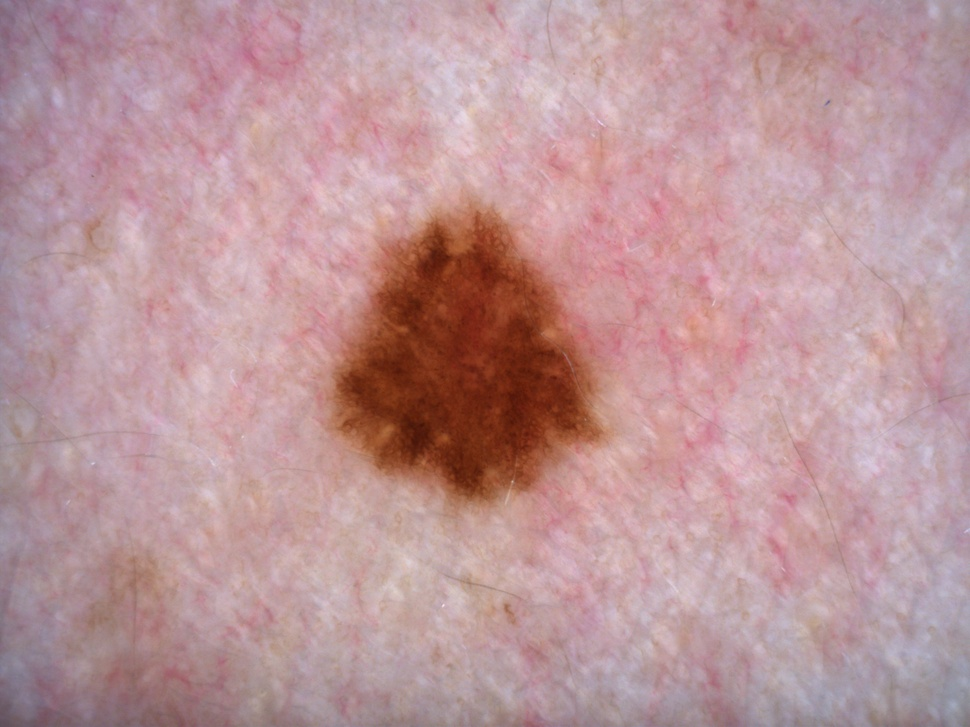
#> input picture 26.jpg, 970 x 727 px, shrunk from 2560 x 1920 before the run
$ python -i one_globules_more_than_one_color_melanin.py   (imports and definitions only)
#> lines starting #> are read from the running program, lines starting #| are printed output that depends on the picture; after the words box and inside, x2 and y2 are one past the last pixel; in counts of white or black regions, pixels touching at a corner belong together
import cv2
import numpy as np
from math import sin, cos
from joblib import load

# [1 line not run here, left out]

def preprocess_image(img):
    hsv = cv2.cvtColor(img, cv2.COLOR_BGR2HSV)
    h_channel = cv2.split(hsv)[0]
    kernel = np.ones((17, 17), np.uint8)
    thresh = cv2.morphologyEx(cv2.threshold(h_channel, 20, 255, cv2.THRESH_BINARY_INV)[1], cv2.MORPH_OPEN, kernel)
    mask = cv2.morphologyEx(thresh, cv2.MORPH_CLOSE, kernel)
    return mask

def extract_nevus(img, mask):
    img_BGRA = cv2.cvtColor(img, cv2.COLOR_BGR2BGRA)
    masked = cv2.bitwise_and(img_BGRA, img_BGRA, mask=mask)
    masked[mask < 2] = [0, 0, 0, 0]
    background = cv2.GaussianBlur(img, (65, 65), 0)
    background_BGRA = cv2.cvtColor(background, cv2.COLOR_BGR2BGRA)
    return cv2.add(background_BGRA, masked)

def find_globule_centers(img, mask):
    src = cv2.morphologyEx(cv2.cvtColor(img, cv2.COLOR_BGR2GRAY), cv2.MORPH_BLACKHAT, np.ones((50, 50), np.uint8))
    kernel = np.ones((7, 7), np.uint8)
    byte = cv2.morphologyEx(cv2.threshold(src, 20, 255, cv2.THRESH_BINARY)[1], cv2.MORPH_OPEN, kernel)
    byte = cv2.morphologyEx(byte, cv2.MORPH_CLOSE, kernel)
    canny = cv2.Canny(byte, 30, 150)
    img_cnt = cv2.dilate(canny, (1, 1), iterations=0)
    contours, _ = cv2.findContours(img_cnt, cv2.RETR_EXTERNAL, cv2.CHAIN_APPROX_NONE)
    contours = [cnt for cnt in contours if cv2.contourArea(cnt) > 100]
    x_array, y_array = [], []
    for cnt in contours:
        ((x, y), _) = cv2.minEnclosingCircle(cnt)
        x_array.append(x)
        y_array.append(y)
    return x_array, y_array

def find_nevus_center_and_area(mask):
    square = cv2.countNonZero(mask)
    moments = cv2.moments(mask)
    if moments["m00"] > 0:
        x = int(moments["m10"] / moments["m00"])
        y = int(moments["m01"] / moments["m00"])
    else:
        x, y = mask.shape[1] // 2, mask.shape[0] // 2
    return x, y, square

def align_object(mask):
    moments = cv2.moments(mask)
    mu02 = moments['mu02']
    mu11 = moments['mu11']
    mu20 = moments['mu20']
    cov_matrix = np.array([[mu20, mu11], [mu11, mu02]])
    _, eigenvectors = np.linalg.eigh(cov_matrix)
    angle = np.arctan2(eigenvectors[1, 1], eigenvectors[0, 1])
    return angle

def align_arrays(x_array, y_array, angle):
    cos_a, sin_a = cos(angle), sin(angle)
    al_array_x = [x / cos_a - y / sin_a for x, y in zip(x_array, y_array)]
    al_array_y = [y / cos_a + x / sin_a for x, y in zip(x_array, y_array)]
    return al_array_x, al_array_y

def color_ratio(img, center, axis, x_array, y_array):
    b, g, r = cv2.split(img)
    channels = [b, g, r]
    ratios = []
    for channel in channels:
        total_sum = sum(channel[int(y), int(x)] for x, y in zip(x_array, y_array))
        part_sum = sum(channel[int(y), int(x)] for x, y in zip(x_array, y_array) if (y > center if axis == 'y' else x > center))
        ratios.append(part_sum / total_sum if total_sum > 0 else 0)
    return ratios

def standard_deviation(x_0, y_0, x_array, y_array):
    lst_std_xpos_y = [y for x, y in zip(x_array, y_array) if x > x_0]
    lst_std_xneg_y = [y for x, y in zip(x_array, y_array) if x <= x_0]
    lst_std_xpos_x = [x for x, y in zip(x_array, y_array) if x > x_0]
    lst_std_xneg_x = [x for x, y in zip(x_array, y_array) if x <= x_0]
    lst_std_ypos_y = [y for x, y in zip(x_array, y_array) if y > y_0]
    lst_std_yneg_y = [y for x, y in zip(x_array, y_array) if y <= y_0]
    lst_std_ypos_x = [x for x, y in zip(x_array, y_array) if y > y_0]
    lst_std_yneg_x = [x for x, y in zip(x_array, y_array) if y <= y_0]
    s1 = np.std(lst_std_ypos_x) / np.std(lst_std_yneg_x) if np.std(lst_std_yneg_x) != 0 else 0.0
    s2 = np.std(lst_std_ypos_y) / np.std(lst_std_yneg_y) if np.std(lst_std_yneg_y) != 0 else 0.0
    s3 = np.std(lst_std_xpos_x) / np.std(lst_std_xneg_x) if np.std(lst_std_xneg_x) != 0 else 0.0
    s4 = np.std(lst_std_xpos_y) / np.std(lst_std_xneg_y) if np.std(lst_std_xneg_y) != 0 else 0.0
    return s1, s2, s3, s4

def get_image_features(img: np.ndarray) -> dict:
    mask = preprocess_image(img)
    nevus = extract_nevus(img, mask)
    x_array, y_array = find_globule_centers(nevus, mask)
    x_0, y_0, square = find_nevus_center_and_area(mask)
    angle = align_object(mask)
    al_x_array, al_y_array = align_arrays(x_array, y_array, angle)
    al_x_0, al_y_0 = align_arrays([x_0], [y_0], angle)
    al_x_0, al_y_0 = al_x_0[0], al_y_0[0]  # Extract the values from the lists
    features = {}
    features['average_x'] = np.mean(np.abs(np.array(al_x_array) - al_x_0))
    features['average_y'] = np.mean(np.abs(np.array(al_y_array) - al_y_0))
    features['red_x'], features['green_x'], features['blue_x'] = color_ratio(img, y_0, 'x', x_array, y_array)
    features['red_y'], features['green_y'], features['blue_y'] = color_ratio(img, x_0, 'y', x_array, y_array)
    features['std_1'], features['std_2'], features['std_3'], features['std_4'] = standard_deviation(al_x_0, al_y_0, al_x_array, al_y_array)
    return features

def main(img: np.ndarray):
    features = get_image_features(img)
    pred = clf.predict([list(features.values())])
    if pred == 0:
        return 'АСИММЕТРИЧНОЕ РАСПОЛОЖЕНИЕ ГЛОБУЛ'
    if pred == 1:
        return 'СИММЕТРИЧНОЕ РАСПОЛОЖЕНИЕ ГЛОБУЛ'

# [5 lines not run here, left out]

>>> import cv2
>>> picture = cv2.imread('26.jpg')
#> picture is the input picture: shape (727, 970, 3); mean B, G, R 153.2, 149.4, 187.2
>>> result = get_image_features(picture)
#> in preprocess_image, `hsv = cv2.cvtColor(img, cv2.COLOR_BGR2HSV)`: hsv: shape (727, 970, 3); mean H, S, V 128, 58.5, 187.3
#> in preprocess_image, `h_channel = cv2.split(hsv)[0]`:
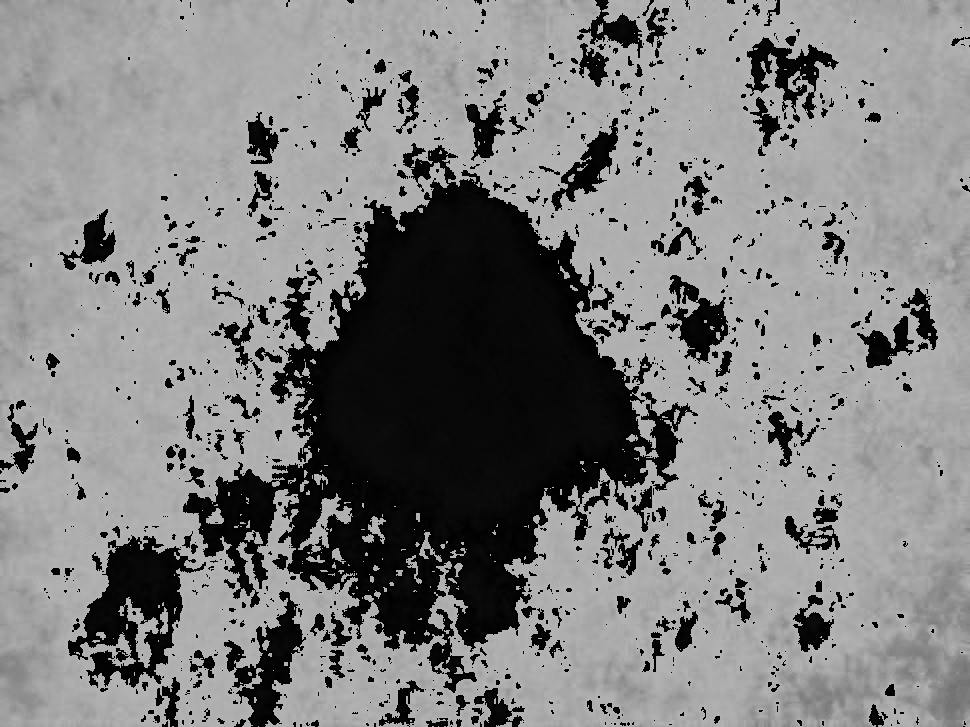
#> h_channel: shape (727, 970); min 0, max 179, mean 128
#> in preprocess_image, `thresh = cv2.morphologyEx(cv2.threshold(h_channel, 20, 255, cv2.THRESH..`:
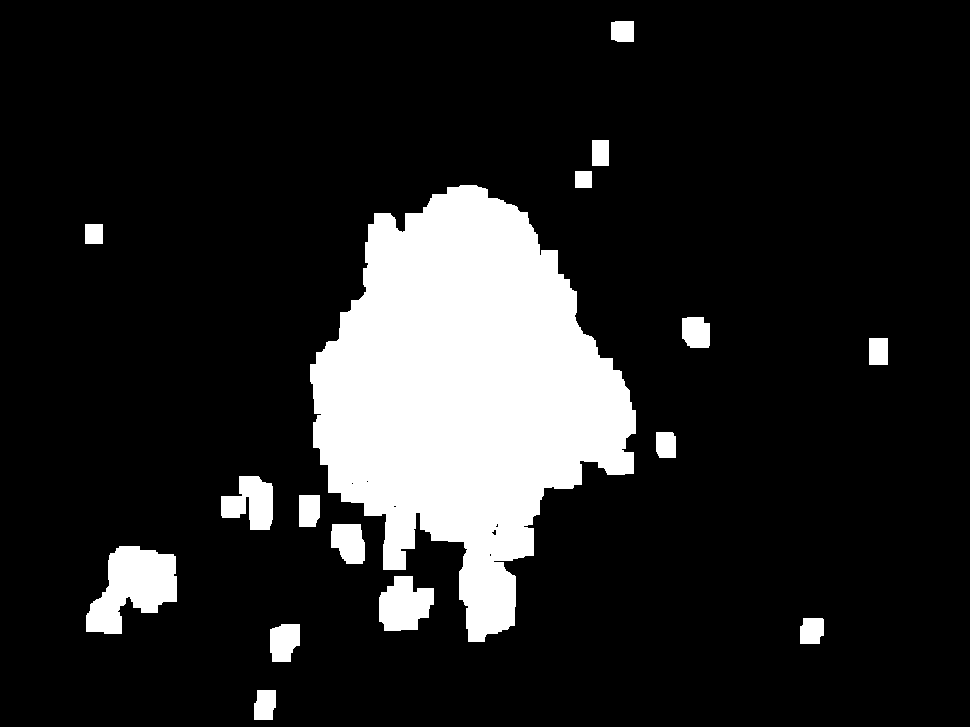
#> thresh: shape (727, 970); 14.6% white; 16 white regions, largest, box (x1, y1, x2, y2) and area: (310, 185, 636, 642) 86544, (86, 546, 177, 634) 4911, (379, 576, 434, 631) 2225
#> in preprocess_image, `mask = cv2.morphologyEx(thresh, cv2.MORPH_CLOSE, kernel)`: mask: shape (727, 970); 14.8% white; 14 white regions, largest, box (x1, y1, x2, y2) and area: (310, 185, 636, 642) 89874, (86, 546, 177, 634) 5018, (221, 476, 273, 530) 1996
#> in extract_nevus, `return cv2.add(background_BGRA, masked)`:
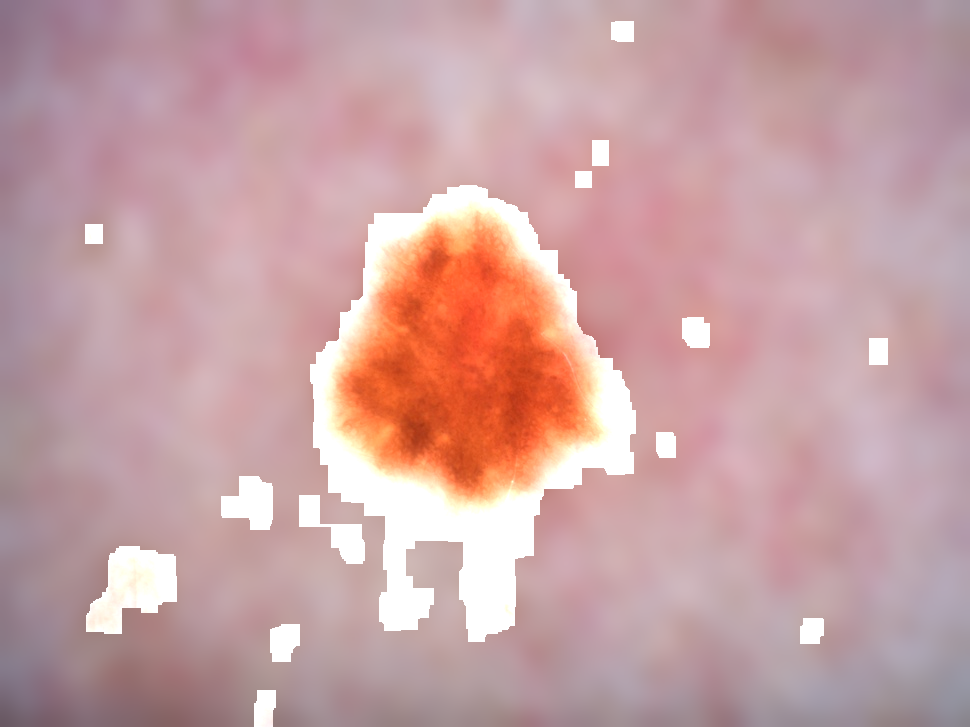
#> returned value: shape (727, 970, 4); mean of channels 0, 1, 2, 3 163.5, 161.4, 199.9, 255; drawn as B, G, R
#> in find_globule_centers, `byte = cv2.morphologyEx(cv2.threshold(src, 20, 255, cv2.THRESH_BINARY)..`: byte: shape (727, 970); 3.4% white; 26 white regions, largest, box (x1, y1, x2, y2) and area: (406, 541, 466, 630) 3931, (272, 465, 385, 565) 3897, (496, 346, 542, 445) 2687
#> in find_globule_centers, `byte = cv2.morphologyEx(byte, cv2.MORPH_CLOSE, kernel)`: byte: shape (727, 970); 3.4% white; 22 white regions, largest, box (x1, y1, x2, y2) and area: (272, 465, 387, 592) 4066, (406, 541, 466, 630) 3931, (399, 396, 490, 501) 3904
#> in find_globule_centers, `canny = cv2.Canny(byte, 30, 150)`:
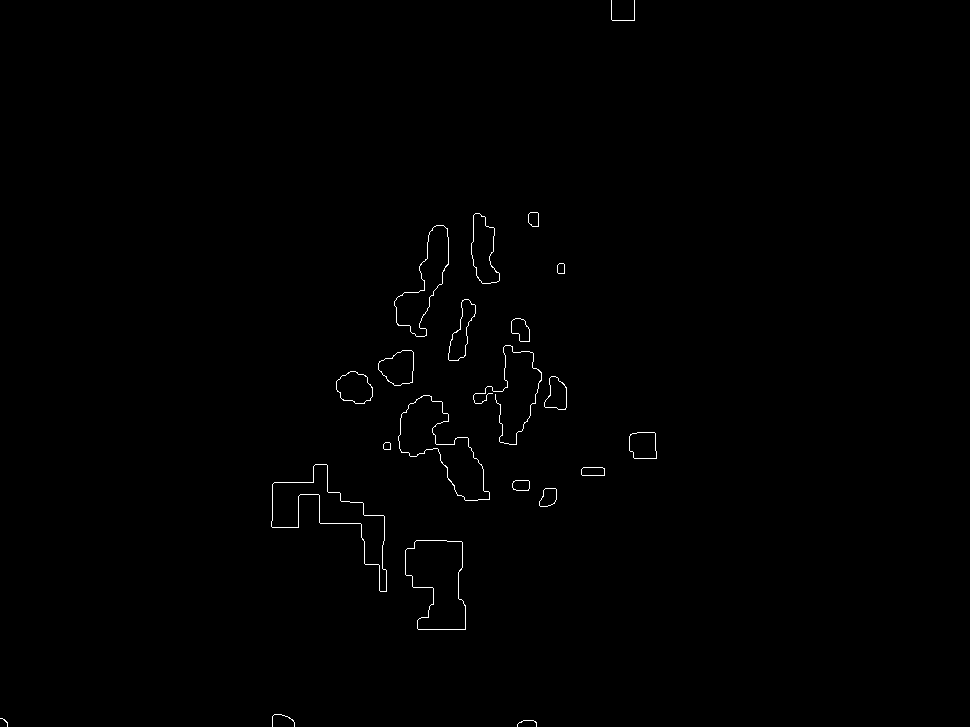
#> canny: shape (727, 970); 0.44% white in thin lines or dots, all inside (x1, y1, x2, y2) = (0, 0, 657, 727)
#> in find_globule_centers, `contours, _ = cv2.findContours(img_cnt, cv2.RETR_EXTERNAL, cv2.CHAIN_A..`: contours = 22 contours, 5 with area under 20; largest, box (x1, y1, x2, y2) and area: (271, 464, 387, 592) 4064, (405, 540, 466, 630) 3928, (398, 395, 490, 501) 3902, (394, 225, 449, 337) 2434, (471, 213, 500, 284) 1259
#> in find_globule_centers, `contours = [cnt for cnt in contours if cv2.contourArea(cnt) > 100]`: contours = 15 contours; largest, box (x1, y1, x2, y2) and area: (271, 464, 387, 592) 4064, (405, 540, 466, 630) 3928, (398, 395, 490, 501) 3902, (394, 225, 449, 337) 2434, (471, 213, 500, 284) 1259
#> the loop in find_globule_centers, `for cnt in contours:` made 15 passes
#> (x, y) on passes 1 to 12: (440.5, 584.5), (547.5, 497), (520.7, 484.6), (592.6, 471.5), (329, 537.5), (643.1, 445.9), (449.5, 451), (556.5, 393.1), (353.7, 389.3), (398.4, 366.4), (521, 330), (458.5, 329.5)
#> after the loop in find_globule_centers, `for cnt in contours:`: x_array = [440.5, 547.5, 520.7, 592.6, 329, 643.1, 449.5, 556.5, 353.7, 398.4, 521, 458.5, 429.5, 485.5, 534]; y_array = [584.5, 497, 484.6, 471.5, 537.5, 445.9, 451, 393.1, 389.3, 366.4, 330, 329.5, 280.5, 247.5, 219]
#> in find_nevus_center_and_area, `square = cv2.countNonZero(mask)`: square = 104330
#> in find_nevus_center_and_area, `moments = cv2.moments(mask)`: moments = moments, m00 26604150, centre m10/m00, m01/m00 = (444.9, 412.3)
#> in find_nevus_center_and_area, `x = int(moments["m10"] / moments["m00"])`: x = 444
#> in find_nevus_center_and_area, `y = int(moments["m01"] / moments["m00"])`: y = 412
#> in get_image_features, `x_0, y_0, square = find_nevus_center_and_area(mask)`: x_0 = 444; y_0 = 412; square = 104330
#> in align_object, `mu02 = moments['mu02']`: mu02 = 3.72e+11
#> in align_object, `mu11 = moments['mu11']`: mu11 = -1.15e+11
#> in align_object, `mu20 = moments['mu20']`: mu20 = 3.78e+11
#> in align_object, `cov_matrix = np.array([[mu20, mu11], [mu11, mu02]])`: cov_matrix = [[3.78e+11, -1.15e+11], [-1.15e+11, 3.72e+11]]
#> in align_object, `_, eigenvectors = np.linalg.eigh(cov_matrix)`: eigenvectors = [[-0.698, -0.716], [-0.716, 0.698]]
#> in align_object, `angle = np.arctan2(eigenvectors[1, 1], eigenvectors[0, 1])`: angle = 2.37
#> in align_arrays, `cos_a, sin_a = cos(angle), sin(angle)`: cos_a = -0.716; sin_a = 0.698
#> in align_arrays, `al_array_x = [x / cos_a - y / sin_a for x, y in zip(x_array, y_array)]`: al_array_x = [-1452.4, -1476.6, -1421.5, -1503.2, -1229.3, -1537, -1273.8, -1340.5, -1051.6, -1081.3, -1200.5, -1112.4, -1001.7, -1032.7, -1059.7]
#> in align_arrays, `al_array_y = [y / cos_a + x / sin_a for x, y in zip(x_array, y_array)]`: al_array_y = [-186, 89.48, 68.42, 189.7, -280, 297.7, 13.44, 247.5, -37.62, 58.47, 284.9, 196.1, 223, 349.3, 458.6]
#> in get_image_features, `al_x_array, al_y_array = align_arrays(x_array, y_array, angle)`: al_x_array has the same summary as al_array_x in align_arrays; al_y_array has the same summary as al_array_y in align_arrays
#> in get_image_features, `al_x_0, al_y_0 = align_arrays([x_0], [y_0], angle)`: al_x_0 = [-1210.3]; al_y_0 = [60.06]
#> in get_image_features, `al_x_0, al_y_0 = al_x_0[0], al_y_0[0]`: al_x_0 = -1210.3; al_y_0 = 60.06
#> in color_ratio, `b, g, r = cv2.split(img)`:
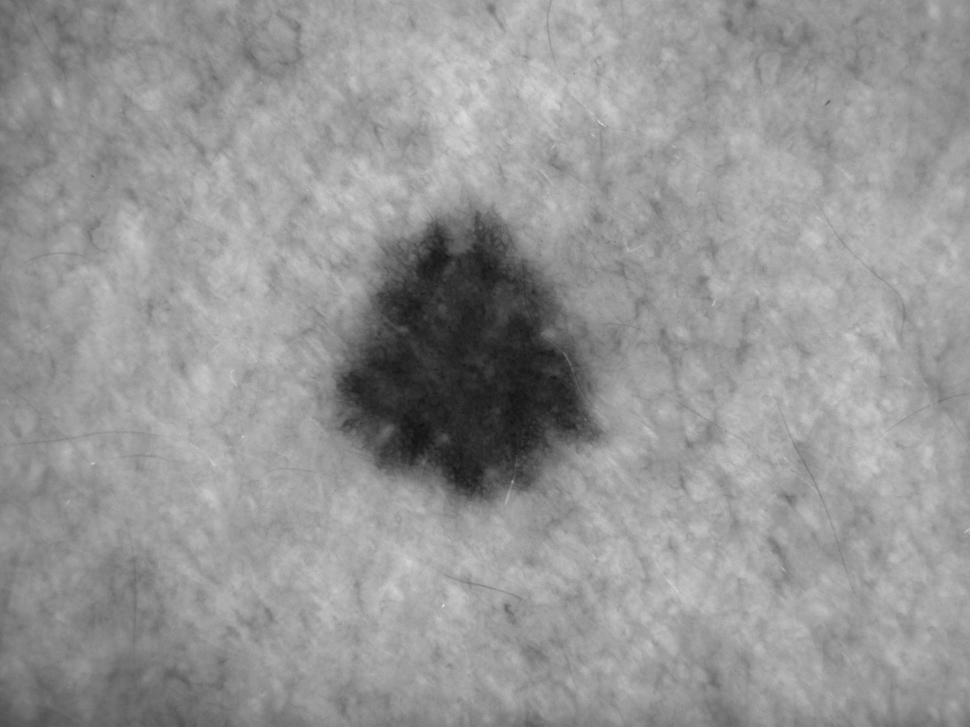
#> g: shape (727, 970); min 17, max 228, mean 149.4
#> in color_ratio, `b, g, r = cv2.split(img)`:
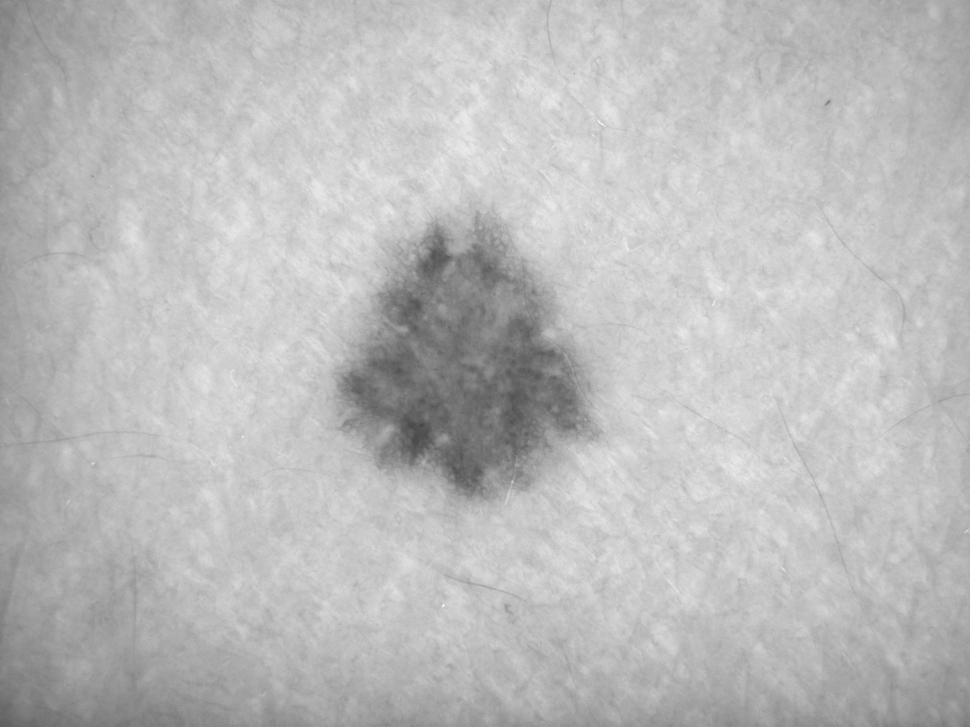
#> r: shape (727, 970); min 70, max 254, mean 187.2
#> the loop in color_ratio, `for channel in channels:` made 3 passes
#> (total_sum, part_sum) on passes 1 to 3: (1197, 991), (1391, 1145), (2302, 1888)
#> after the loop in color_ratio, `for channel in channels:`: ratios = [0.828, 0.823, 0.82]
#> the loop in color_ratio (call 2), `for channel in channels:` made 3 passes
#> (total_sum, part_sum) on passes 1 to 3: (1197, 882), (1391, 935), (2302, 1283)
#> in standard_deviation, `lst_std_xpos_y = [y for x, y in zip(x_array, y_array) if x > x_0]`: lst_std_xpos_y = [-37.62, 58.47, 284.9, 196.1, 223, 349.3, 458.6]
#> in standard_deviation, `lst_std_xneg_y = [y for x, y in zip(x_array, y_array) if x <= x_0]`: lst_std_xneg_y = [-186, 89.48, 68.42, 189.7, -280, 297.7, 13.44, 247.5]
#> in standard_deviation, `lst_std_xpos_x = [x for x, y in zip(x_array, y_array) if x > x_0]`: lst_std_xpos_x = [-1051.6, -1081.3, -1200.5, -1112.4, -1001.7, -1032.7, -1059.7]
#> in standard_deviation, `lst_std_xneg_x = [x for x, y in zip(x_array, y_array) if x <= x_0]`: lst_std_xneg_x = [-1452.4, -1476.6, -1421.5, -1503.2, -1229.3, -1537, -1273.8, -1340.5]
#> in standard_deviation, `lst_std_ypos_y = [y for x, y in zip(x_array, y_array) if y > y_0]`: lst_std_ypos_y = [89.48, 68.42, 189.7, 297.7, 247.5, 284.9, 196.1, 223, 349.3, 458.6]
#> in standard_deviation, `lst_std_yneg_y = [y for x, y in zip(x_array, y_array) if y <= y_0]`: lst_std_yneg_y = [-186, -280, 13.44, -37.62, 58.47]
#> in standard_deviation, `lst_std_ypos_x = [x for x, y in zip(x_array, y_array) if y > y_0]`: lst_std_ypos_x = [-1476.6, -1421.5, -1503.2, -1537, -1340.5, -1200.5, -1112.4, -1001.7, -1032.7, -1059.7]
#> in standard_deviation, `lst_std_yneg_x = [x for x, y in zip(x_array, y_array) if y <= y_0]`: lst_std_yneg_x = [-1452.4, -1229.3, -1273.8, -1051.6, -1081.3]
#> in standard_deviation, `s1 = np.std(lst_std_ypos_x) / np.std(lst_std_yneg_x) if np.std(lst_std..`: s1 = 1.38
#> in standard_deviation, `s2 = np.std(lst_std_ypos_y) / np.std(lst_std_yneg_y) if np.std(lst_std..`: s2 = 0.869
#> in standard_deviation, `s3 = np.std(lst_std_xpos_x) / np.std(lst_std_xneg_x) if np.std(lst_std..`: s3 = 0.574
#> in standard_deviation, `s4 = np.std(lst_std_xpos_y) / np.std(lst_std_xneg_y) if np.std(lst_std..`: s4 = 0.824
#> result = 12 items
